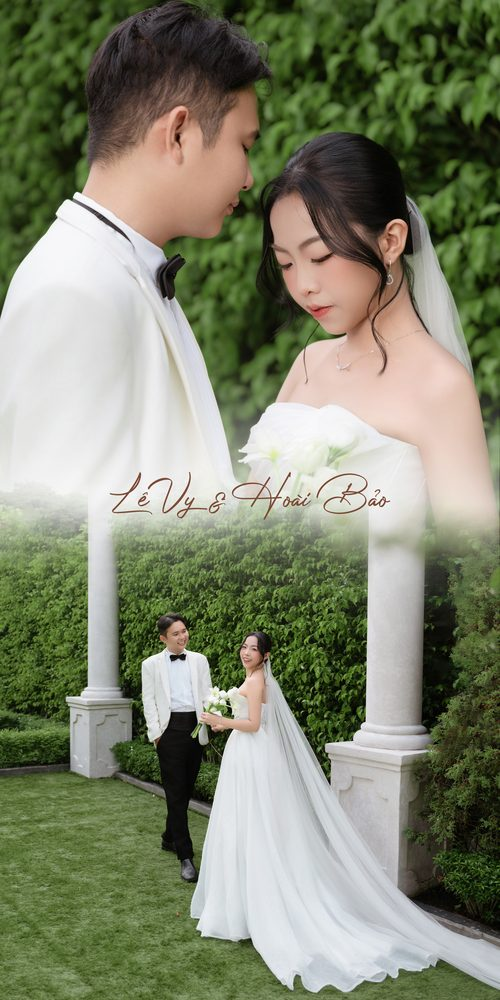
#> input picture source/photos/ac4.jpg, 500 x 1000 px, found by its file name; the run also reads 1 picture not shown here
$ python process_photos.py
#> lines starting #> are read from the running program, lines starting #| are printed output that depends on the picture
import os
from PIL import Image

input_dir = r"d:\Downloads\wedding\source\11.06 A cổng VY (3104)-20260728T025037Z-1-001\11.06 A cổng VY (3104)"
output_dir = r"d:\Downloads\wedding\source\photos"

os.makedirs(output_dir, exist_ok=True)

photos = [
    os.path.join(input_dir, "AC", "AC4.jpg"),
    os.path.join(input_dir, "File", "DSC05695.jpg"),
    os.path.join(input_dir, "File", "DSC05714.jpg"),
    os.path.join(input_dir, "File", "DSC05732.jpg"),
    os.path.join(input_dir, "File", "DSC05769.jpg"),
    os.path.join(input_dir, "File", "DSC05785.jpg"),
    os.path.join(input_dir, "File", "DSC05809.jpg"),
    os.path.join(input_dir, "File", "DSC05822.jpg"),
    os.path.join(input_dir, "File", "DSC05877.jpg"),
    os.path.join(input_dir, "File", "DSC05900.jpg"),
    os.path.join(input_dir, "File", "DSC05923.jpg"),
    os.path.join(input_dir, "File", "DSC05931.jpg"),
    os.path.join(input_dir, "File", "DSC05951.jpg"),
    os.path.join(input_dir, "File", "DSC05981.jpg"),
    os.path.join(input_dir, "File", "DSC05995.jpg"),
    os.path.join(input_dir, "File", "DSC06004.jpg"),
]

def process_img(src_path, out_name, max_dim=1200, quality=85):
#> called with out_name = 'ac4.jpg', max_dim = 1000, quality = 82
    if not os.path.exists(src_path):
        print(f"File not found: {src_path}")
        return
    with Image.open(src_path) as img:
#> img is the input picture: PIL image 500x1000 RGB; mean R, G, B 128.7, 133.6, 110
        img = img.convert("RGB")
        w, h = img.size
#> w = 500; h = 1000
        scale = min(max_dim / float(w), max_dim / float(h))
#> scale = 1
        if scale < 1.0:
            new_w = int(w * scale)
            new_h = int(h * scale)
            img = img.resize((new_w, new_h), Image.Resampling.LANCZOS)
        out_path = os.path.join(output_dir, out_name)
        img.save(out_path, "JPEG", quality=quality, optimize=True)
        print(f"Saved: {out_name} ({img.width}x{img.height})")
#| Saved: ac4.jpg (500x1000)

for idx, p in enumerate(photos):
    fname = os.path.basename(p)
    name_no_ext = os.path.splitext(fname)[0].lower()
    process_img(p, f"{name_no_ext}.jpg", max_dim=1000, quality=82)

# Special featured photos:
# Cover background
process_img(photos[0], "cover_bg.jpg", max_dim=1200, quality=85) # AC4
#| Saved: cover_bg.jpg (500x1000)
# Groom / Bride portraits
process_img(os.path.join(input_dir, "File", "DSC05809.jpg"), "couple_1.jpg", max_dim=900, quality=85)
process_img(os.path.join(input_dir, "File", "DSC05714.jpg"), "couple_2.jpg", max_dim=900, quality=85)
#> in process_img (call 19), `img = img.resize((new_w, new_h), Image.Resampling.LANCZOS)`:
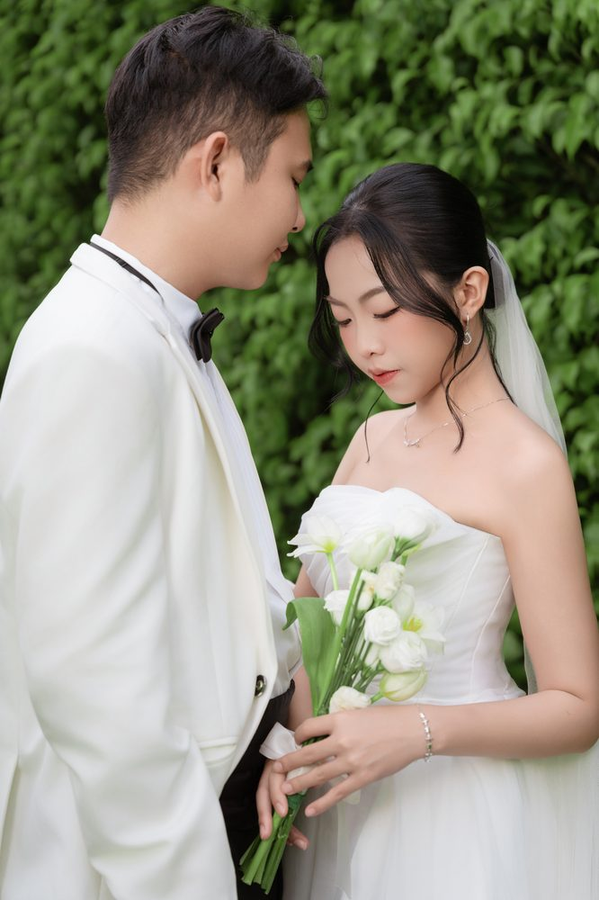
#> img: PIL image 599x900 RGB; mean R, G, B 148.8, 147.3, 129.2
#| Saved: couple_2.jpg (599x900)
process_img(os.path.join(input_dir, "File", "DSC05877.jpg"), "thank_bg.jpg", max_dim=1200, quality=85)

print("All photos processed successfully!")
